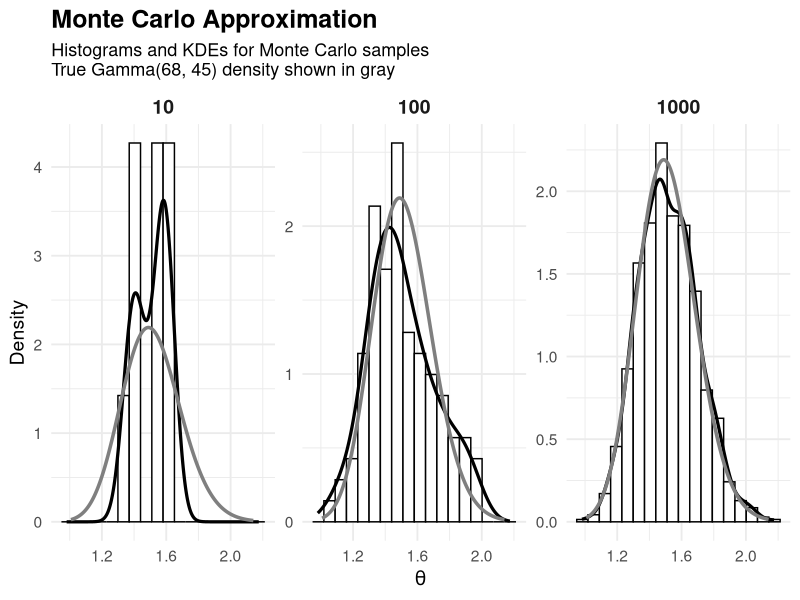
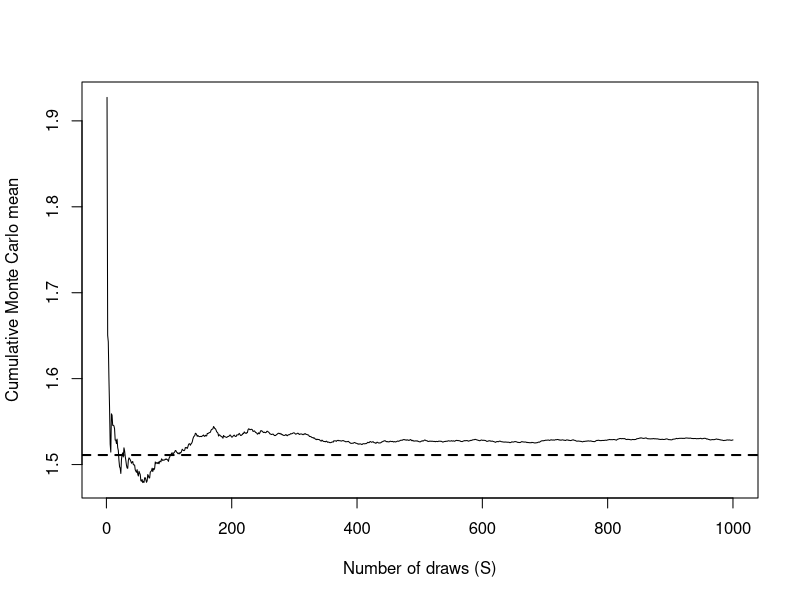
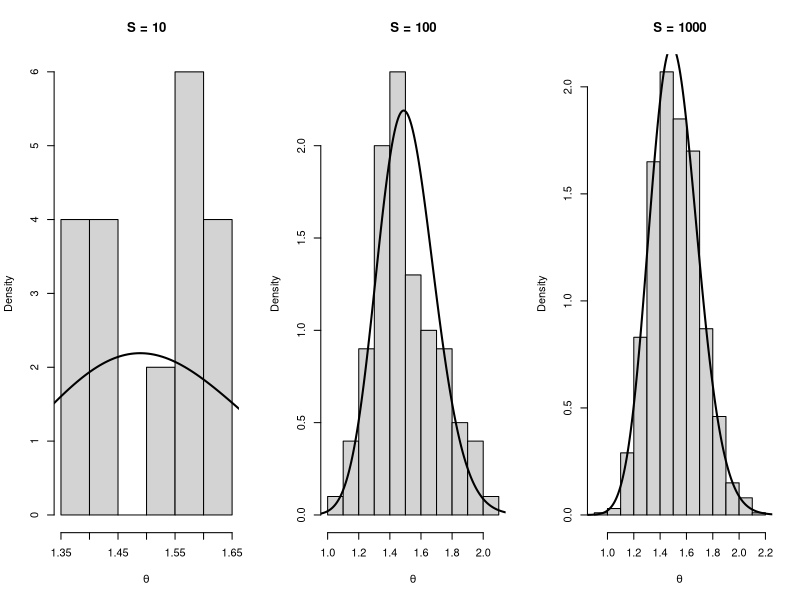

R code for these plots, in order:
## ---- chunk 1
# Figure 4.1 — Monte Carlo Approximation (Gamma(68,45))
# Histograms + KDEs for S = 10, 100, 1000; true density in gray

set.seed(8670)
library(ggplot2)

# Posterior: Gamma(shape=68, rate=45)
shape_post <- 68
rate_post  <- 45

# MC samples
S_list <- c(10, 100, 1000)
mc_df <- do.call(rbind, lapply(S_list, function(S) {
  data.frame(theta = rgamma(S, shape = shape_post, rate = rate_post),
             S = factor(S, levels = S_list))
}))

# Grid for true density (choose a sensible range around the mass)
xgrid <- seq(
  qgamma(0.001, shape = shape_post, rate = rate_post),
  qgamma(0.999, shape = shape_post, rate = rate_post),
  length.out = 600
)

true_df <- data.frame(
  theta = xgrid,
  dens  = dgamma(xgrid, shape = shape_post, rate = rate_post)
)

# Plot
ggplot(mc_df, aes(x = theta)) +
  # histogram (density scale so it overlays with densities)
  geom_histogram(aes(y = after_stat(density)),
                 bins = 18, color = "black", fill = "white") +
  # KDE from MC samples
  geom_density(linewidth = 1.1) +
  # True density (gray)
  geom_line(data = true_df, aes(x = theta, y = dens),
            linewidth = 1.2, color = "gray50") +
  facet_wrap(~ S, nrow = 1, scales = "free_y") +
  labs(
    title = "Monte Carlo Approximation",
  subtitle = paste(
    "Histograms and KDEs for Monte Carlo samples",
    "True Gamma(68, 45) density shown in gray",
    sep = "\n"
  ),
    x = expression(theta),
    y = "Density"
  ) +
  theme_minimal(base_size = 14) +
  theme(
    plot.title = element_text(size = 18, face = "bold"),
    plot.subtitle = element_text(size = 13),
    strip.text = element_text(size = 14, face = "bold")
  )
## ---- chunk 2
set.seed(8670)

## Posterior parameters
a  <- 2
b  <- 1
sy <- 66
n  <- 44

shape_post <- a + sy
rate_post  <- b + n

## Exact quantities
mean_exact <- shape_post / rate_post
p_exact    <- pgamma(1.75, shape = shape_post, rate = rate_post)
ci_exact   <- qgamma(c(0.025, 0.975),
                     shape = shape_post,
                     rate  = rate_post)

## Monte Carlo samples
theta_mc10   <- rgamma(10,   shape_post, rate_post)
theta_mc100  <- rgamma(100,  shape_post, rate_post)
theta_mc1000 <- rgamma(1000, shape_post, rate_post)

## Function to summarize MC output
mc_summary <- function(theta_sample) {
  c(
    Mean        = mean(theta_sample),
    Prob_less   = mean(theta_sample < 1.75),
    CI_lower    = quantile(theta_sample, 0.025),
    CI_upper    = quantile(theta_sample, 0.975)
  )
}

## Build comparison table
results <- rbind(
  Exact   = c(Mean      = mean_exact,
              Prob_less = p_exact,
              CI_lower  = ci_exact[1],
              CI_upper  = ci_exact[2]),

  MC_10   = mc_summary(theta_mc10),
  MC_100  = mc_summary(theta_mc100),
  MC_1000 = mc_summary(theta_mc1000)
)

round(results, 4)
## ---- chunk 3
Smax <- 1000
theta_seq <- rgamma(Smax, shape = shape_post, rate = rate_post)
cum_mean  <- cumsum(theta_seq) / seq_along(theta_seq)

plot(cum_mean, type="l",
     xlab="Number of draws (S)",
     ylab="Cumulative Monte Carlo mean")
abline(h = mean_exact, lty = 2, lwd = 2)
## ---- chunk 4
xgrid <- seq(0.5, 2.5, length.out = 400)
true_pdf <- dgamma(xgrid, shape = shape_post, rate = rate_post)

par(mfrow=c(1,3))

for (S in c(10,100,1000)) {
  x <- get(paste0("theta_mc", S))
  hist(x, prob=TRUE,
       main=paste0("S = ", S),
       xlab=expression(theta),
       border="black")
  lines(xgrid, true_pdf, lwd=2)
}

par(mfrow=c(1,1))
## ---- chunk 5
## Prior parameters
a <- 2
b <- 1

## Data summary (no bachelor's degree group)
n  <- 111
sy <- 217   # sum(y_i)

## Storage
t_mc <- numeric(10000)

for (s in 1:10000) {
  ## Draw from posterior
  theta <- rgamma(1, shape = a + sy, rate = b + n)
  
  ## Posterior predictive sample
  y_mc <- rpois(n, theta)
  
  ## Discrepancy statistic
  n1 <- sum(y_mc == 1)
  n2 <- sum(y_mc == 2)
  
  ## Avoid division by zero
  t_mc[s] <- ifelse(n1 > 0, n2 / n1, NA)
}

## Remove undefined values
t_mc <- t_mc[!is.na(t_mc)]
